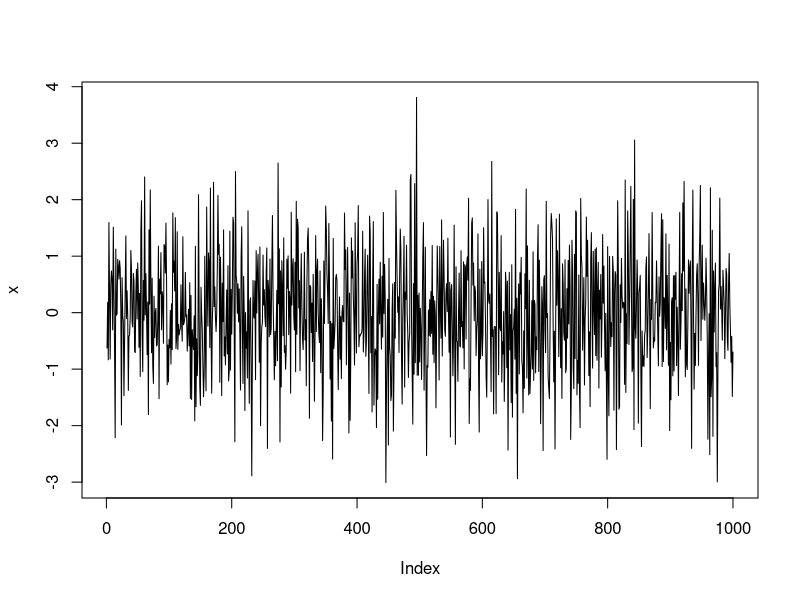
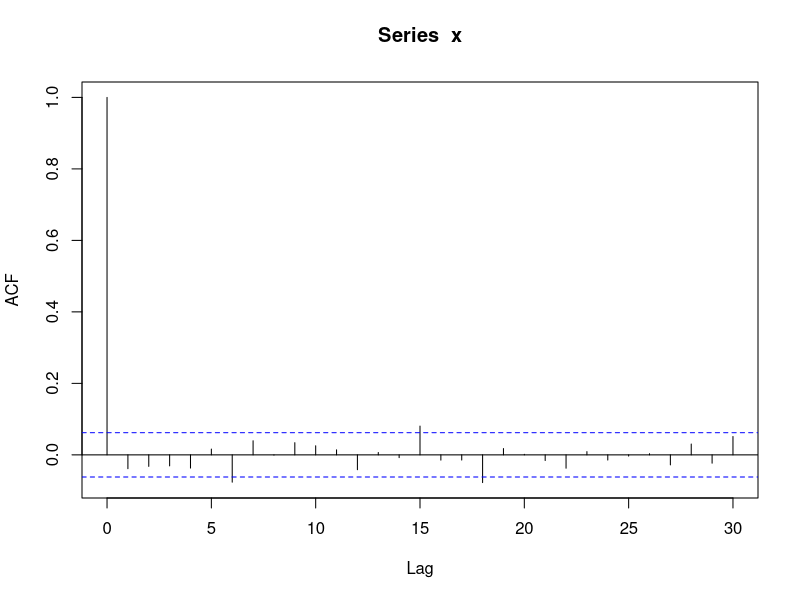
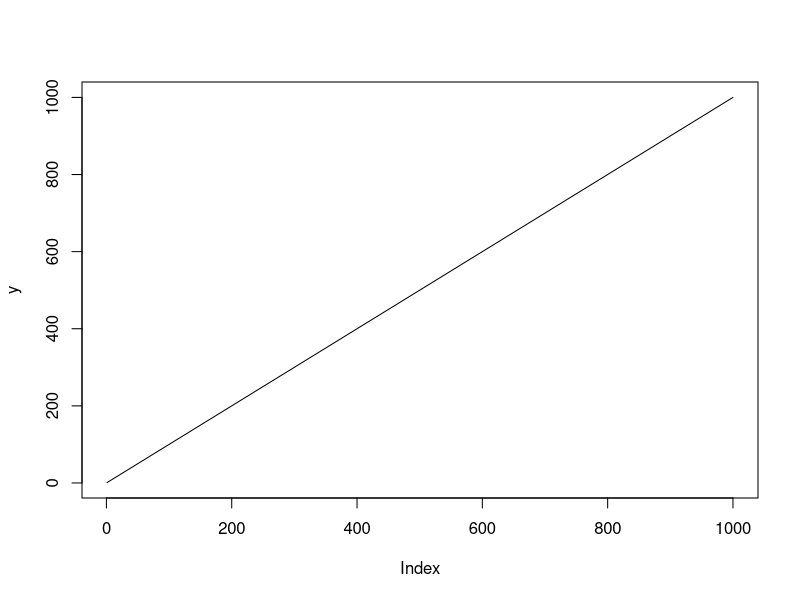
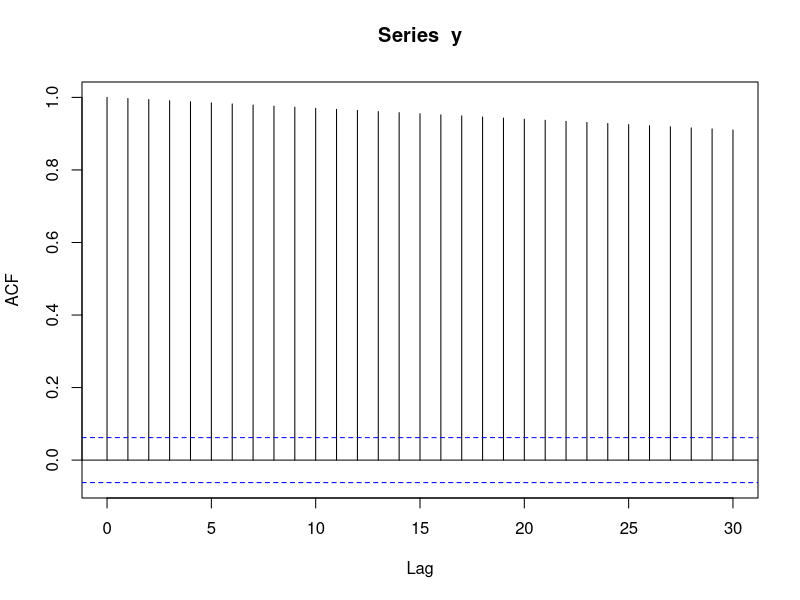

Reproduce these figures in R, in order.
##  =================================================================================
##  Basic Stats for Time Series
##  - autocorrelation function (acf()) for stationary and non-stationary series
##  
##  =================================================================================

  ##  1.Stationary Series (generated using random data)
##  --------------------------------------------------
    set.seed(1)
    x <- rnorm(1000)
    plot(x, type="l")  
    acf(x)             
    
    ## Note: 
    ##  . The first value, acf(0) = 1, as the series correlates with itself perfectly!
    ##  . the autocorrelation is approximately 0: these values are independent from each other  
    ##  . there are some occasional peaks, but these are due to randomness of data. normal fo 1-2 peaks in 95% CI
    ##  . acf() series drops quickly for stationary series
    
    
##  2.  Non-stationary Series (generated using linear sequence)
##  --------------------------------------------------------
    y <- seq(1,1000)
    plot(y, type="l")    ## *There is a trend: the acf() is approximately linear
    acf(y)    
    
    ##  Note:
    ##  . acf() drops slowly for non-stationary series.
    
